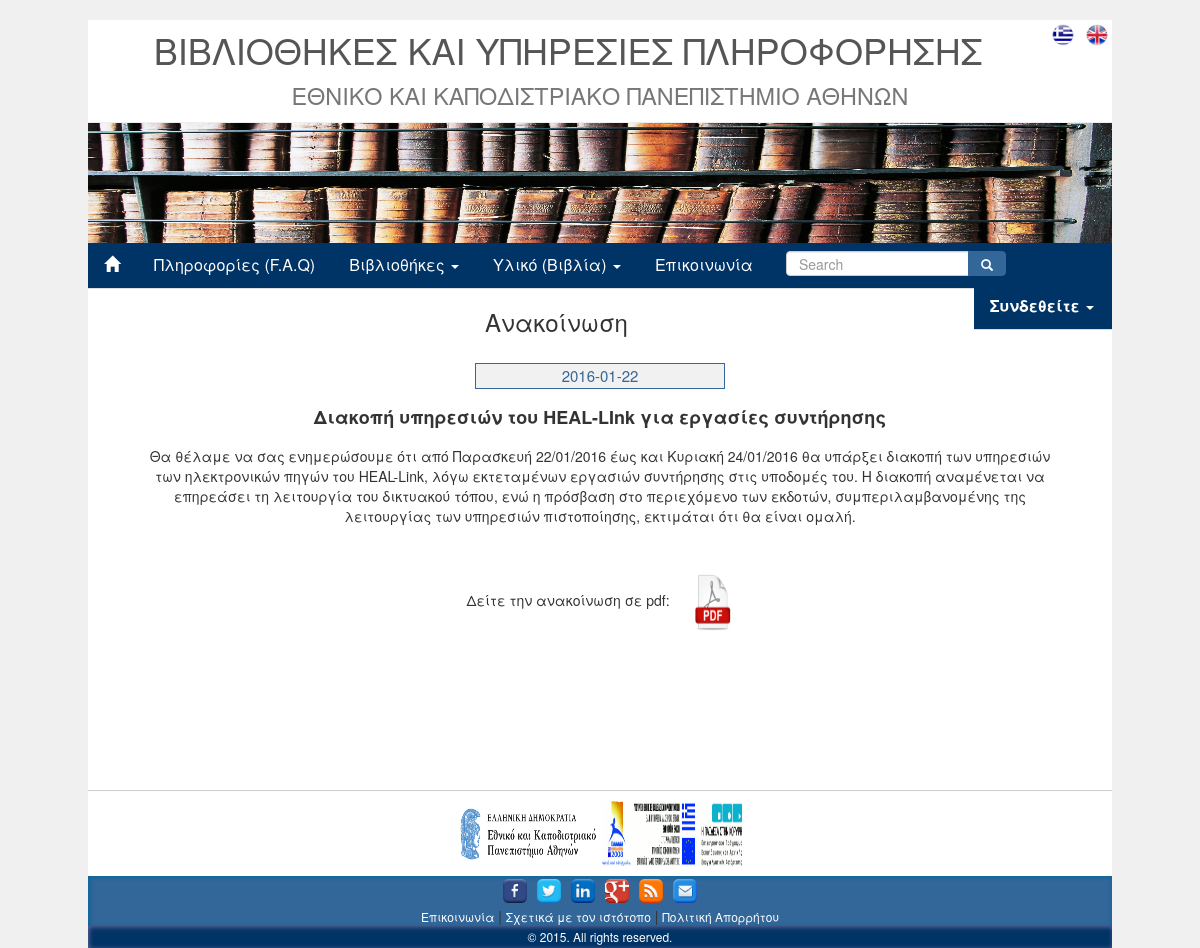
The page /announcementpage.php?id=4 on the database its author committed.
### tables this page shows
CREATE TABLE `Announcements` (
  `idAnnouncements` int(11) NOT NULL AUTO_INCREMENT,
  `title` varchar(200) NOT NULL,
  `word` varchar(2000) NOT NULL,
  `date` date NOT NULL,
  PRIMARY KEY (`idAnnouncements`),
  UNIQUE KEY `idAnnouncements_UNIQUE` (`idAnnouncements`)
);

### announcementpage.php (the view, shortened to what this page needs)
<!DOCTYPE html>
<html>
    <head>
        <link rel="stylesheet" href="http://maxcdn.bootstrapcdn.com/bootstrap/3.3.5/css/bootstrap.min.css">
        <link rel="stylesheet" href="assets/css/index.css">
        <link rel="stylesheet" href="assets/css/header.css">
        <link rel="stylesheet" href="assets/css/footer.css">
        <link rel="stylesheet" href="assets/css/announcementpage.css">
    </head>
    <body>
      <?php
          $id=$_GET['id'];
          include 'connect.php';
          $query = 'SELECT * FROM Announcements WHERE idAnnouncements="'.$id.'"';
          $results = mysqli_query($link,$query) or die ("Query failed");
          $row=mysqli_fetch_object($results);
      ?>
        <div id="container">
            <div id="headerfile"> <?php include 'header.php' ?></div>
            <div class="ann">
                <center>
                  <?php
                    echo '
                    <h3> Ανακοίνωση </h3>
                    <p class="date"> '.$row->date.' </p>
                    <h4> <b>'.$row->title.'</b></h4>
                    <p>
                        '.$row->word.'
                    </p>
                    <p class="pdf_view"> Δείτε την ανακοίνωση σε pdf: <img class="pdf_download_icon" src="assets/img/pdf_icon.png"/> </p>';
                  ?>
                </center>
            </div>
        </div>
        <div id="footerfile"> <?php include 'footer.php' ?></div>
    </body>
</html>

### assets/css/index.css (style rules this page uses)
html,body { background-color: #f0f0f0; height: 100%; }
#container { background-color: #fff; width: 1024px; margin: auto; min-height: 100%; height: auto; margin: 0 auto -30px; padding: 0 0 30px; }
#headerfile { width: auto; }
#footerfile { width: 1024px; margin: auto; }

### assets/css/announcementpage.css (style rules this page uses)
.ann { margin-left: 5%; margin-right: 5%; margin-bottom: 5%; }
.ann h3, .ann h4 { text-align: center; }
.ann h3 { margin-bottom: 3%; }
.ann h4 { margin-bottom: 2%; }
.ann .date { font-size: 15px; color: #336699; background-color: #f1f1f1; padding: 1px; border: 1px solid #336699; width: 250px; margin-bottom: 2%; }
.ann .pdf_view { margin-top: 5%; }
.ann .pdf_download_icon { width: 60px; height: 60px; cursor: pointer; padding-left: 20px; }

### rows shown on the page
announcements: date "2016-01-22", title "Διακοπή υπηρεσιών του HEAL-LInk για εργασίες συντήρησης", word "Θα θέλαμε να σας ενημερώσουμε ότι από Παρασκευή 22/01/2016 έως και Κυριακή 24/01/2016 θα υπάρξει διακοπή των υπηρεσιών των ηλεκτρονικών πηγών του HEAL-Link, λόγω εκτεταμένων εργασιών συντήρησης στις υποδομές του. Η διακοπή αναμένεται να επηρεάσει τη λειτουργία του δικτυακού τόπου, ενώ η πρόσβαση στο περιεχόμενο των εκδοτών, συμπεριλαμβανομένης της λειτουργίας των υπηρεσιών πιστοποίησης, εκτιμάται ότι θα είναι ομαλή."
